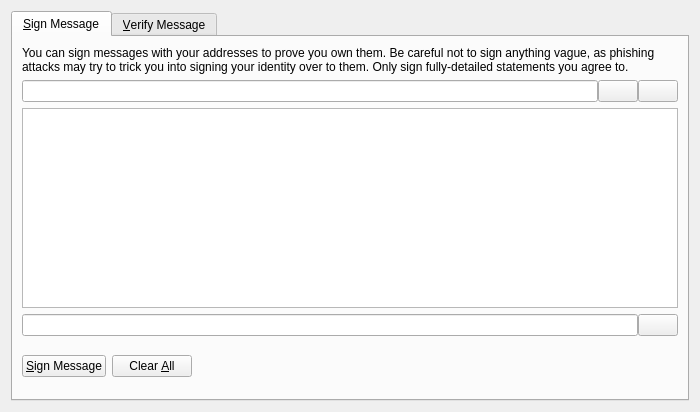
<?xml version="1.0" encoding="UTF-8"?>
<ui version="4.0">
 <class>SignVerifyMessageDialog</class>
 <widget class="QDialog" name="SignVerifyMessageDialog">
  <property name="geometry">
   <rect>
    <x>0</x>
    <y>0</y>
    <width>700</width>
    <height>412</height>
   </rect>
  </property>
  <property name="windowTitle">
   <string>Signatures - Sign / Verify a Message</string>
  </property>
  <property name="modal">
   <bool>true</bool>
  </property>
  <layout class="QVBoxLayout" name="verticalLayout">
   <item>
    <widget class="QTabWidget" name="tabWidget">
     <property name="currentIndex">
      <number>0</number>
     </property>
     <widget class="QWidget" name="tabSignMessage">
      <attribute name="title">
       <string>&amp;Sign Message</string>
      </attribute>
      <layout class="QVBoxLayout" name="verticalLayout_SM">
       <item>
        <widget class="QLabel" name="infoLabel_SM">
         <property name="text">
          <string>You can sign messages with your addresses to prove you own them. Be careful not to sign anything vague, as phishing attacks may try to trick you into signing your identity over to them. Only sign fully-detailed statements you agree to.</string>
         </property>
         <property name="textFormat">
          <enum>Qt::PlainText</enum>
         </property>
         <property name="wordWrap">
          <bool>true</bool>
         </property>
        </widget>
       </item>
       <item>
        <layout class="QHBoxLayout" name="horizontalLayout_1_SM">
         <property name="spacing">
          <number>0</number>
         </property>
         <item>
          <widget class="QValidatedLineEdit" name="addressIn_SM">
           <property name="toolTip">
            <string>&lt;html&gt;&lt;head/&gt;&lt;body&gt;&lt;p&gt;The address to sign the message with (e.g. CRUIZEfd1QR5TXecqnFJhBY959CMKGy8t37oU)&lt;/p&gt;&lt;/body&gt;&lt;/html&gt;</string>
           </property>
           <property name="maxLength">
            <number>34</number>
           </property>
          </widget>
         </item>
         <item>
          <widget class="QPushButton" name="addressBookButton_SM">
           <property name="toolTip">
            <string>Choose an address from the address book</string>
           </property>
           <property name="text">
            <string/>
           </property>
           <property name="icon">
            <iconset resource="../bitcoin.qrc">
             <normaloff>:/icons/address-book</normaloff>:/icons/address-book</iconset>
           </property>
           <property name="shortcut">
            <string>Alt+A</string>
           </property>
           <property name="autoDefault">
            <bool>false</bool>
           </property>
          </widget>
         </item>
         <item>
          <widget class="QPushButton" name="pasteButton_SM">
           <property name="toolTip">
            <string>Paste address from clipboard</string>
           </property>
           <property name="text">
            <string/>
           </property>
           <property name="icon">
            <iconset resource="../bitcoin.qrc">
             <normaloff>:/icons/editpaste</normaloff>:/icons/editpaste</iconset>
           </property>
           <property name="shortcut">
            <string>Alt+P</string>
           </property>
           <property name="autoDefault">
            <bool>false</bool>
           </property>
          </widget>
         </item>
        </layout>
       </item>
       <item>
        <widget class="QPlainTextEdit" name="messageIn_SM">
         <property name="toolTip">
          <string>Enter the message you want to sign here</string>
         </property>
        </widget>
       </item>
       <item>
        <layout class="QHBoxLayout" name="horizontalLayout_2_SM">
         <property name="spacing">
          <number>0</number>
         </property>
         <item>
          <widget class="QLineEdit" name="signatureOut_SM">
           <property name="font">
            <font>
             <italic>true</italic>
            </font>
           </property>
           <property name="readOnly">
            <bool>true</bool>
           </property>
          </widget>
         </item>
         <item>
          <widget class="QPushButton" name="copySignatureButton_SM">
           <property name="toolTip">
            <string>Copy the current signature to the system clipboard</string>
           </property>
           <property name="text">
            <string/>
           </property>
           <property name="icon">
            <iconset resource="../bitcoin.qrc">
             <normaloff>:/icons/editcopy</normaloff>:/icons/editcopy</iconset>
           </property>
           <property name="autoDefault">
            <bool>false</bool>
           </property>
          </widget>
         </item>
        </layout>
       </item>
       <item>
        <layout class="QHBoxLayout" name="horizontalLayout_3_SM">
         <item>
          <widget class="QPushButton" name="signMessageButton_SM">
           <property name="toolTip">
            <string>Sign the message to prove you own this cruize address</string>
           </property>
           <property name="text">
            <string>&amp;Sign Message</string>
           </property>
           <property name="icon">
            <iconset resource="../bitcoin.qrc">
             <normaloff>:/icons/edit</normaloff>:/icons/edit</iconset>
           </property>
           <property name="autoDefault">
            <bool>false</bool>
           </property>
          </widget>
         </item>
         <item>
          <widget class="QPushButton" name="clearButton_SM">
           <property name="toolTip">
            <string>Reset all sign message fields</string>
           </property>
           <property name="text">
            <string>Clear &amp;All</string>
           </property>
           <property name="icon">
            <iconset resource="../bitcoin.qrc">
             <normaloff>:/icons/remove</normaloff>:/icons/remove</iconset>
           </property>
           <property name="autoDefault">
            <bool>false</bool>
           </property>
          </widget>
         </item>
         <item>
          <spacer name="horizontalSpacer_1_SM">
           <property name="orientation">
            <enum>Qt::Horizontal</enum>
           </property>
           <property name="sizeHint" stdset="0">
            <size>
             <width>40</width>
             <height>48</height>
            </size>
           </property>
          </spacer>
         </item>
         <item>
          <widget class="QLabel" name="statusLabel_SM">
           <property name="font">
            <font>
             <weight>50</weight>
             <bold>false</bold>
            </font>
           </property>
           <property name="text">
            <string/>
           </property>
           <property name="wordWrap">
            <bool>true</bool>
           </property>
          </widget>
         </item>
         <item>
          <spacer name="horizontalSpacer_2_SM">
           <property name="orientation">
            <enum>Qt::Horizontal</enum>
           </property>
           <property name="sizeHint" stdset="0">
            <size>
             <width>40</width>
             <height>48</height>
            </size>
           </property>
          </spacer>
         </item>
        </layout>
       </item>
      </layout>
     </widget>
     <widget class="QWidget" name="tabVerifyMessage">
      <attribute name="title">
       <string>&amp;Verify Message</string>
      </attribute>
      <layout class="QVBoxLayout" name="verticalLayout_VM">
       <item>
        <widget class="QLabel" name="infoLabel_VM">
         <property name="text">
          <string>Enter the signing address, message (ensure you copy line breaks, spaces, tabs, etc. exactly) and signature below to verify the message. Be careful not to read more into the signature than what is in the signed message itself, to avoid being tricked by a man-in-the-middle attack.</string>
         </property>
         <property name="textFormat">
          <enum>Qt::PlainText</enum>
         </property>
         <property name="alignment">
          <set>Qt::AlignLeading|Qt::AlignLeft|Qt::AlignTop</set>
         </property>
         <property name="wordWrap">
          <bool>true</bool>
         </property>
        </widget>
       </item>
       <item>
        <layout class="QHBoxLayout" name="horizontalLayout_1_VM">
         <property name="spacing">
          <number>0</number>
         </property>
         <item>
          <widget class="QValidatedLineEdit" name="addressIn_VM">
           <property name="toolTip">
            <string>&lt;html&gt;&lt;head/&gt;&lt;body&gt;&lt;p&gt;The address the message was signed with (e.g. CRUIZEfd1QR5TXecqnFJhBY959CMKGy8t37oU)&lt;/p&gt;&lt;/body&gt;&lt;/html&gt;</string>
           </property>
           <property name="maxLength">
            <number>34</number>
           </property>
          </widget>
         </item>
         <item>
          <widget class="QPushButton" name="addressBookButton_VM">
           <property name="toolTip">
            <string>Choose an address from the address book</string>
           </property>
           <property name="text">
            <string/>
           </property>
           <property name="icon">
            <iconset resource="../bitcoin.qrc">
             <normaloff>:/icons/address-book</normaloff>:/icons/address-book</iconset>
           </property>
           <property name="shortcut">
            <string>Alt+A</string>
           </property>
           <property name="autoDefault">
            <bool>false</bool>
           </property>
          </widget>
         </item>
        </layout>
       </item>
       <item>
        <widget class="QPlainTextEdit" name="messageIn_VM"/>
       </item>
       <item>
        <widget class="QValidatedLineEdit" name="signatureIn_VM"/>
       </item>
       <item>
        <layout class="QHBoxLayout" name="horizontalLayout_2_VM">
         <item>
          <widget class="QPushButton" name="verifyMessageButton_VM">
           <property name="toolTip">
            <string>Verify the message to ensure it was signed with the specified cruize address</string>
           </property>
           <property name="text">
            <string>&amp;Verify Message</string>
           </property>
           <property name="icon">
            <iconset resource="../bitcoin.qrc">
             <normaloff>:/icons/transaction_0</normaloff>:/icons/transaction_0</iconset>
           </property>
           <property name="autoDefault">
            <bool>false</bool>
           </property>
          </widget>
         </item>
         <item>
          <widget class="QPushButton" name="clearButton_VM">
           <property name="toolTip">
            <string>Reset all verify message fields</string>
           </property>
           <property name="text">
            <string>Clear &amp;All</string>
           </property>
           <property name="icon">
            <iconset resource="../bitcoin.qrc">
             <normaloff>:/icons/remove</normaloff>:/icons/remove</iconset>
           </property>
           <property name="autoDefault">
            <bool>false</bool>
           </property>
          </widget>
         </item>
         <item>
          <spacer name="horizontalSpacer_1_VM">
           <property name="orientation">
            <enum>Qt::Horizontal</enum>
           </property>
           <property name="sizeHint" stdset="0">
            <size>
             <width>40</width>
             <height>48</height>
            </size>
           </property>
          </spacer>
         </item>
         <item>
          <widget class="QLabel" name="statusLabel_VM">
           <property name="font">
            <font>
             <weight>50</weight>
             <bold>false</bold>
            </font>
           </property>
           <property name="text">
            <string/>
           </property>
           <property name="wordWrap">
            <bool>true</bool>
           </property>
          </widget>
         </item>
         <item>
          <spacer name="horizontalSpacer_2_VM">
           <property name="orientation">
            <enum>Qt::Horizontal</enum>
           </property>
           <property name="sizeHint" stdset="0">
            <size>
             <width>40</width>
             <height>48</height>
            </size>
           </property>
          </spacer>
         </item>
        </layout>
       </item>
      </layout>
     </widget>
    </widget>
   </item>
  </layout>
 </widget>
 <customwidgets>
  <customwidget>
   <class>QValidatedLineEdit</class>
   <extends>QLineEdit</extends>
   <header>qvalidatedlineedit.h</header>
  </customwidget>
 </customwidgets>
 <resources>
  <include location="../bitcoin.qrc"/>
 </resources>
 <connections/>
</ui>
